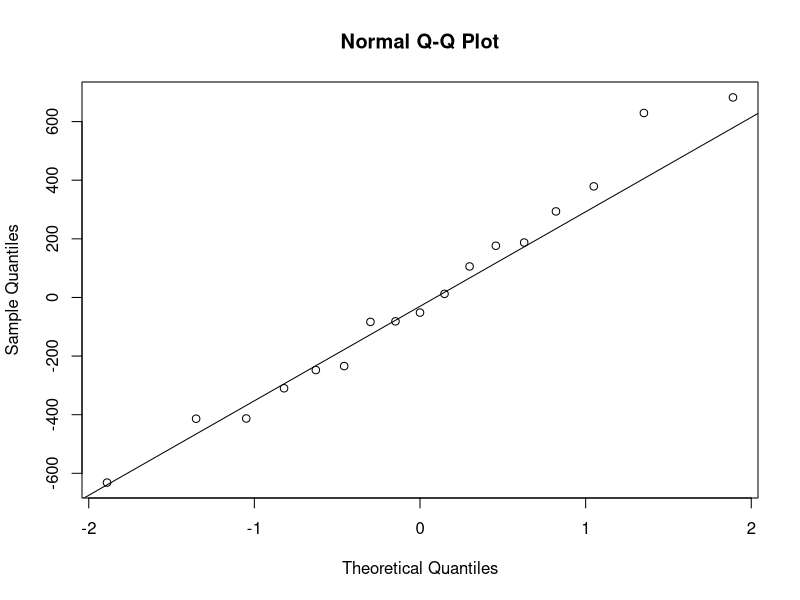
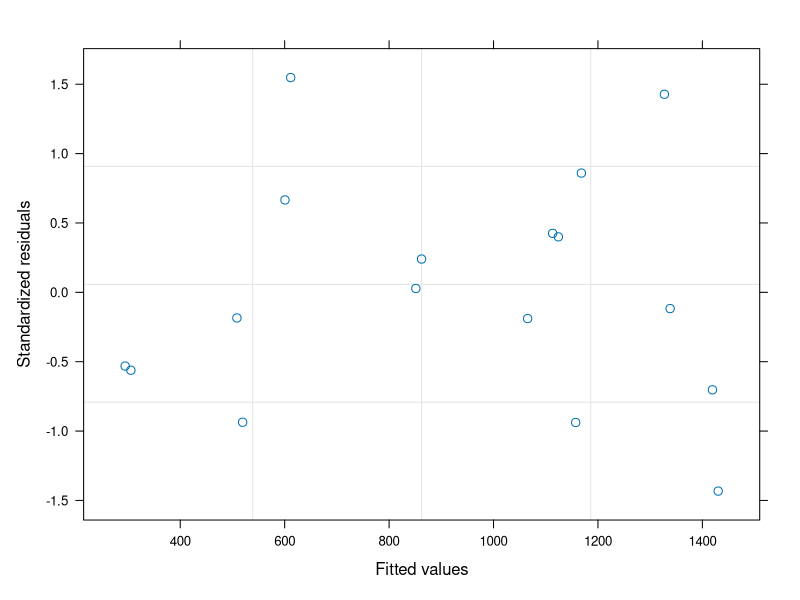
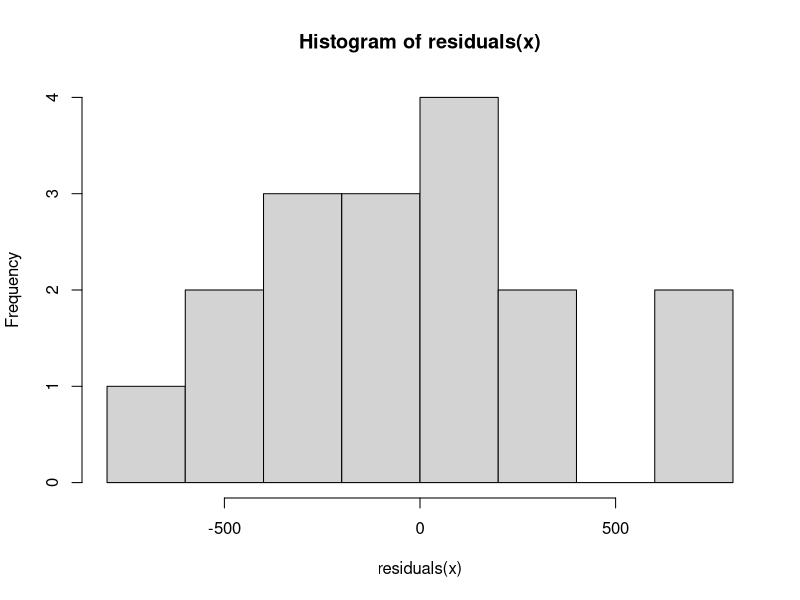
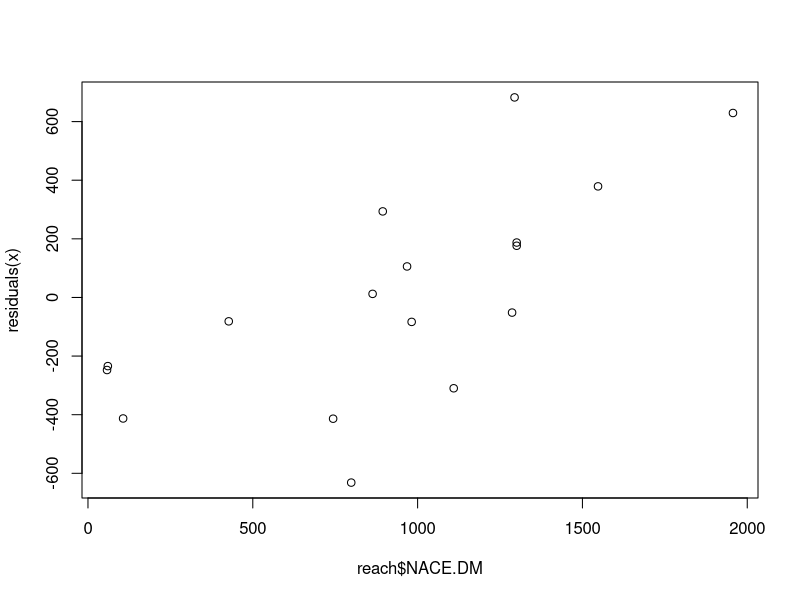

The R script that drew these images, in order: (Note: this script raises an error after producing the figures.)
#21-Feb-16
#Script to analyze cincy nds from buried stream study 
#two data files.  cincy.nds is the data file with all the individuals reps for the nds analysis
#based on prior analysis by Jake, "buried up" and "buried down" are the same, so analyze them as "buried"
#use cincy.nds to analyze carbon limitation patterns
#cincy.reach contains the averages from the carbon*stream*buried*season nds to study relationships
#with reach-scale data


############################################################################################
#load and set up data

#packages
install.packages("nlme")
install.packages("nortest")
library(nlme)
library(nortest)

#attach and evaluate data
reach<-read.table(file="cincy.reach.csv", header=T, sep=',')
str(reach)

############################################################################################
#data exploration
#no relationship between glucose.nrr and water chem, transient storage
#no relationship with 2 or 1 station metabolism
#no relationship with N uptake Vf
#no relationship with alg.cm2 or bact.cm2 or peri DM or chla
#no relationship with DHA, A.GALA, B.GALA, B.GLUC, XYLO, NACE, ALA,
  #LEU, CELLO, SULF, PHOS, DOPA, DOPAH2, GLYC, DOPA, CQI, BG, POX,
  #LCI, HIX, BIX, FI, P2H

x<-gls(glucose.nrr~CBOM.DM+FBOM.DM+PERI.DM,data=reach,na.action=na.omit)
summary(x)
x<-gls(arabinose.nrr~CBOM.DM+FBOM.DM+PERI.DM,data=reach,na.action=na.omit)
summary(x)
x<-gls(cellobiose.nrr~CBOM.DM+FBOM.DM+PERI.DM,data=reach,na.action=na.omit)
summary(x)  
  #positive relationship between glucose and CBOM.DM and FBOM.DM, weaker with arabinose, cellobiose p<0.10

x<-gls(glucose.nrr~daily.par,data=reach,na.action=na.omit)
summary(x)  
x<-gls(arabinose.nrr~daily.par,data=reach,na.action=na.omit)
summary(x)  
x<-gls(cellobiose.nrr~daily.par,data=reach,na.action=na.omit)
summary(x)  
  #weak positive relationship between glucose daily PAR, p<0.10 with arabinose, p<0.15 cellobiose


x<-gls(NACE.DM~season+reach+stream, data=reach,na.action=na.omit)#N acq enzymes
summary(x)
  #significantly lower in spring compared to Fall

qqnorm(residuals(x))
qqline(residuals(x))
ad.test(residuals(x))  
plot(x)
hist(residuals(x))
plot(reach$NACE.DM,residuals(x))
  #positive relationship?
  y<-lm(residuals(x)~reach$NACE.DM)
  summary(y)
  #yep
    
plot(reach$season,residuals(x), xlab="Season", ylab="Residuals")
bartlett.test(residuals(x), reach$season)  
  #OK
plot(reach$reach,residuals(x), xlab="Reach", ylab="Residuals")
bartlett.test(residuals(x), reach$reach)  
  #OK
plot(reach$stream,residuals(x), xlab="Stream", ylab="Residuals")
bartlett.test(residuals(x), reach$stream)  
  #OK



x<-gls(LEU.C~season+reach+stream, data=reach,na.action=na.omit)
summary(x)  
  #almost higher in spring compared to fall p=0.0503

qqnorm(residuals(x))
qqline(residuals(x))
ad.test(residuals(x))  
  #OK, but they don't look great
plot(x)
  #variation proportional to fit
hist(residuals(x))
plot(reach$LEU.DM,residuals(x))
  #positive relationship?
  y<-lm(residuals(x)~reach$NACE.DM)
  summary(y)
    #almost...driven by the same outlier. probably need to deal with this

plot(reach$season,residuals(x), xlab="Season", ylab="Residuals")
bartlett.test(residuals(x), reach$season)  
  #not OK
plot(reach$reach,residuals(x), xlab="Reach", ylab="Residuals")
bartlett.test(residuals(x), reach$reach)  
  #OK
plot(reach$stream,residuals(x), xlab="Stream", ylab="Residuals")
bartlett.test(residuals(x), reach$stream)  
  #OK

qqnorm(residuals(x))
qqline(residuals(x))
ad.test(residuals(x))  
  #OK, but they don't look great
plot(x)
  #variation proportional to fit
hist(residuals(x))
plot(reach$LEU.DM,residuals(x))
  #positive relationship?
  y<-lm(residuals(x)~reach$NACE.DM)
  summary(y)
    #almost...driven by the same outlier. probably need to deal with this

plot(reach$season,residuals(x), xlab="Season", ylab="Residuals")
bartlett.test(residuals(x), reach$season)  
  #not OK
plot(reach$reach,residuals(x), xlab="Reach", ylab="Residuals")
bartlett.test(residuals(x), reach$reach)  
  #OK
plot(reach$stream,residuals(x), xlab="Stream", ylab="Residuals")
bartlett.test(residuals(x), reach$stream)  
  #OK



x<-gls(SULF.DM~season+reach+stream, data=reach,na.action=na.omit)
summary(x)
  #higher in spring than fall or summer, same with SULF.C

qqnorm(residuals(x))
qqline(residuals(x))
ad.test(residuals(x))  
  #OK, but they don't look great
plot(x)
  #gack
hist(residuals(x))
plot(reach$SULF.DM,residuals(x))
  #three major outliers

plot(reach$season,residuals(x), xlab="Season", ylab="Residuals")
bartlett.test(residuals(x), reach$season)  
  #OK
plot(reach$reach,residuals(x), xlab="Reach", ylab="Residuals")
bartlett.test(residuals(x), reach$reach)  
  #OK
plot(reach$stream,residuals(x), xlab="Stream", ylab="Residuals")
bartlett.test(residuals(x), reach$stream)  
  #OK, but those three big outliers might be from Amberly



x<-gls(PHOS.DM~season+reach+stream, data=reach,na.action=na.omit)
summary(x)
  #lower in summer compared to fall

qqnorm(residuals(x))
qqline(residuals(x))
ad.test(residuals(x))  
  #OK, but they don't look great
plot(x)
  #OK
hist(residuals(x))
plot(reach$PHOS.DM,residuals(x))
  #two outliers or increasing trend?

  y<-lm(residuals(x)~reach$PHOS.DM)
  summary(y)
    #significant, but driven by outliers

plot(reach$season,residuals(x), xlab="Season", ylab="Residuals")
bartlett.test(residuals(x), reach$season)  
  #OK
plot(reach$reach,residuals(x), xlab="Reach", ylab="Residuals")
bartlett.test(residuals(x), reach$reach)  
  #OK, but ugly
plot(reach$stream,residuals(x), xlab="Stream", ylab="Residuals")
bartlett.test(residuals(x), reach$stream)  
  #OK, outliers in Amberly again?



x<-gls(DOPAH2.DM~season+reach+stream, data=reach,na.action=na.omit)
summary(x)
  #lower in daylight compared to buried

qqnorm(residuals(x))
qqline(residuals(x))
ad.test(residuals(x))  
  #not so good
plot(x)
  #sort of a U shape
hist(residuals(x))
  #major outliers
plot(reach$DOPAH2.DM,residuals(x))
  #increasing trend?

  y<-lm(residuals(x)~reach$DOPAH2.DM)
  summary(y)
    #significant

plot(reach$season,residuals(x), xlab="Season", ylab="Residuals")
bartlett.test(residuals(x), reach$season)  
  #OK
plot(reach$reach,residuals(x), xlab="Reach", ylab="Residuals")
bartlett.test(residuals(x), reach$reach)  
  #OK, but ugly
plot(reach$stream,residuals(x), xlab="Stream", ylab="Residuals")
bartlett.test(residuals(x), reach$stream)  
  #OK?  Este is all over the map, and big outliers in the others



x<-gls(DOPA~season+reach+stream, data=reach,na.action=na.omit)
summary(x)  
  #almost lower in daylight compared to buried, p<0.10
  #we already have DOPAH2, so maybe won't pursue this since it's on the edge anyway

x<-gls(POX~season+reach+stream, data=reach,na.action=na.omit)#phenol oxidase, recalcitrant C
summary(x)
  #almost lower in daylight compared to buried

qqnorm(residuals(x))
  #exponential
qqline(residuals(x))
ad.test(residuals(x))  
  #not so good

plot(x)
  #couple big overestimates
hist(residuals(x))
  #major outliers
plot(reach$POX,residuals(x))
  #increasing trend? or outliers?

  y<-lm(residuals(x)~reach$POX)
  summary(y)
    #significant

plot(reach$season,residuals(x), xlab="Season", ylab="Residuals")
bartlett.test(residuals(x), reach$season)  
  #not OK
plot(reach$reach,residuals(x), xlab="Reach", ylab="Residuals")
bartlett.test(residuals(x), reach$reach)  
  #OK
plot(reach$stream,residuals(x), xlab="Stream", ylab="Residuals")
bartlett.test(residuals(x), reach$stream)  
  #OK

vf<-varIdent(form=~1|season)
x2<-gls(POX~season+reach+stream, data=reach,na.action=na.omit, weights=vf)
summary(x2)
  #daylight lower than buried
anova(x,x2)
  #no significant difference with models
  #need more diagnostics here...the model with season variance still has the same problems as without

x<-gls(LCI~season+reach+stream, data=reach, na.action=na.omit)#index of carbon lability (bigger more labile)
summary(x)
  #lower in daylight compared to buried

qqnorm(residuals(x))
qqline(residuals(x))
ad.test(residuals(x))  
  #OK

plot(x)
  #unimodal?
hist(residuals(x))
plot(reach$LCI,residuals(x))
  #increasing variation with LCI

plot(reach$season,residuals(x), xlab="Season", ylab="Residuals")
bartlett.test(residuals(x), reach$season)  
  #OK
plot(reach$reach,residuals(x), xlab="Reach", ylab="Residuals")
bartlett.test(residuals(x), reach$reach)  
  #OK
plot(reach$stream,residuals(x), xlab="Stream", ylab="Residuals")
bartlett.test(residuals(x), reach$stream)  
  #OK




x<-gls(HIX~season+reach+stream, data=reach,na.action=na.omit)#humification index
summary(x)
  #almost lower in spring compared to fall, p=0.0538

qqnorm(residuals(x))
qqline(residuals(x))
  #my goodness
ad.test(residuals(x))  
  #how is this not worse than p=0.03?

plot(x)
  #one major outlier that is underestimated
hist(residuals(x))
plot(reach$LCI,residuals(x))
  #increasing variation with LCI and/or downward trend?

plot(reach$season,residuals(x), xlab="Season", ylab="Residuals")
  #there's that outlier
bartlett.test(residuals(x), reach$season)  
  #OK
plot(reach$reach,residuals(x), xlab="Reach", ylab="Residuals")
bartlett.test(residuals(x), reach$reach)  
  #not OK
plot(reach$stream,residuals(x), xlab="Stream", ylab="Residuals")
bartlett.test(residuals(x), reach$stream)  
  #OK, eastgate, buried spring with the outlier...better check the raw value

vf<-varIdent(form=~1|stream)
x2<-gls(HIX~season+reach+stream, data=reach,na.action=na.omit, weights=vf)
summary(x2)
anova(x,x2)
  #model with stream is better...need diagnostics



x<-gls(BIX~season+reach+stream, data=reach,na.action=na.omit) #biological freshness of DOM
summary(x)
  #spring and summer have higher BIX than fall
qqnorm(residuals(x))
qqline(residuals(x))
ad.test(residuals(x))  
plot(x)
hist(residuals(x))
plot(reach$BIX,residuals(x))
  #major categorical variation

plot(reach$season,residuals(x), xlab="Season", ylab="Residuals")
bartlett.test(residuals(x), reach$season)  
#OK
plot(reach$reach,residuals(x), xlab="Reach", ylab="Residuals")
bartlett.test(residuals(x), reach$reach)  
#OK
plot(reach$stream,residuals(x), xlab="Stream", ylab="Residuals")
bartlett.test(residuals(x), reach$stream)  
#OK


x<-gls(FI~season+reach+stream, data=reach,na.action=na.omit)#bigger=microbial, lower=terrestrial
summary(x)
  #higher in spring and summer compared to fall

qqnorm(residuals(x))
qqline(residuals(x))
ad.test(residuals(x))  
plot(x)
hist(residuals(x))
  #big outlier
plot(reach$FI,residuals(x))
  #major categorical variation

plot(reach$season,residuals(x), xlab="Season", ylab="Residuals")
  #egad
bartlett.test(residuals(x), reach$season)  
  #OK on p value, but ugly
plot(reach$reach,residuals(x), xlab="Reach", ylab="Residuals")
bartlett.test(residuals(x), reach$reach)  
  #OK
plot(reach$stream,residuals(x), xlab="Stream", ylab="Residuals")
bartlett.test(residuals(x), reach$stream)  
  #OK

vf<-varIdent(form=~1|season)
x2<-gls(FI~season+reach+stream, data=reach,na.action=na.omit, weights=vf)
summary(x2)
anova(x,x2) #better model accounting for season variance, but need diagnostics 
  #random thought...is high fall variance compared to narrow summer variance
    #accounted for by different disturbance frq (more t-storm summer) or
    #differences in OM (leaf input in fall)? Maybe we need a covariate like days 
    #since last storm or CBOM standing stock?


x<-gls(PRO~season+reach+stream, data=reach,na.action=na.omit)#protein value...ratio to H is better per Pennino
summary(x)
  #higher in spring and summer compared to fall

qqnorm(residuals(x))
qqline(residuals(x))
ad.test(residuals(x))  
  #outlier
plot(x)
  #outlier
hist(residuals(x))
  #i feel like i'm repeating myself
plot(reach$PRO,residuals(x))
  #major outlier in the predictor

plot(reach$season,residuals(x), xlab="Season", ylab="Residuals")
bartlett.test(residuals(x), reach$season)  
  #OK on p value, but not good
plot(reach$reach,residuals(x), xlab="Reach", ylab="Residuals")
bartlett.test(residuals(x), reach$reach)  
  #OK, but not the best
plot(reach$stream,residuals(x), xlab="Stream", ylab="Residuals")
bartlett.test(residuals(x), reach$stream)  
  #eastgate is whack
  #need to look at spring buried eastgate

vf<-varIdent(form=(~1|season))
x2<-gls(PRO~season+reach+stream, data=reach,na.action=na.omit, weights=vf)
summary(x2)
anova(x,x2)
  #the model with seasonal variance accounted for is better, but need diagnostics


x<-gls(FUL~season+reach+stream, data=reach,na.action=na.omit)
summary(x)
#higher in spring and summer compared to fall and in eastgate compared to Amberly

qqnorm(residuals(x))
qqline(residuals(x))
ad.test(residuals(x))  
  #on the edge, but they don't look good
plot(x)
  #not terrible but a possible "U" shaped pattern
hist(residuals(x))
  #lots of underestimates
plot(reach$FUL,residuals(x))
  #not bad

plot(reach$season,residuals(x), xlab="Season", ylab="Residuals")
bartlett.test(residuals(x), reach$season)  
  #OK on p value, but spring has some wide values
plot(reach$reach,residuals(x), xlab="Reach", ylab="Residuals")
bartlett.test(residuals(x), reach$reach)  
  #OK
plot(reach$stream,residuals(x), xlab="Stream", ylab="Residuals")
bartlett.test(residuals(x), reach$stream)  
  #eastgate is whack
  
vf<-varIdent(form=(~1|season))
x2<-gls(FUL~season+reach+stream, data=reach,na.action=na.omit, weights=vf)
summary(x2)
anova(x,x2)
  #the first model is better



x<-gls(HUM~season+reach+stream, data=reach,na.action=na.omit)
summary(x)  
  #higher in spring and summer compared to fall and in eastgate compared to Amberly

qqnorm(residuals(x))
qqline(residuals(x))
ad.test(residuals(x))  
  #yuck
plot(x)
  #bimodal estimates...too high or too little
hist(residuals(x))
plot(reach$HUM,residuals(x))
  #not good

plot(reach$season,residuals(x), xlab="Season", ylab="Residuals")
bartlett.test(residuals(x), reach$season)  
  #OK
plot(reach$reach,residuals(x), xlab="Reach", ylab="Residuals")
bartlett.test(residuals(x), reach$reach)  
  #OK
plot(reach$stream,residuals(x), xlab="Stream", ylab="Residuals")
bartlett.test(residuals(x), reach$stream)  
  #lots of underestimates

vf<-varIdent(form=(~1|stream))
x2<-gls(HUM~season+reach+stream, data=reach,na.action=na.omit, weights=vf)
summary(x2)
anova(x,x2)
  #improvement in AIC, but no significant difference


x<-gls(P2H~season+reach+stream, data=reach,na.action=na.omit)
summary(x)  
  #higher in spring and summer compared to fall
  #this should be the better y variable compared to HUM or PRO alone

qqnorm(residuals(x))
qqline(residuals(x))
ad.test(residuals(x))  
  #that one outlier is bad, but otherwise OK
plot(x)
  #sort of bimodal, variation increases with fit
hist(residuals(x))
plot(reach$P2H,residuals(x))
  #not awful...just that one outlier

plot(reach$season,residuals(x), xlab="Season", ylab="Residuals")
bartlett.test(residuals(x), reach$season)  
  #not good
plot(reach$reach,residuals(x), xlab="Reach", ylab="Residuals")
bartlett.test(residuals(x), reach$reach)  
  #OK
plot(reach$stream,residuals(x), xlab="Stream", ylab="Residuals")
bartlett.test(residuals(x), reach$stream)  
  #spring buried eastgate

vf<-varIdent(form=(~1|season*stream))
x2<-gls(P2H~season+reach+stream, data=reach,na.action=na.omit, weights=vf)
summary(x2)
anova(x,x2)
  #much better model with very significant difference between daylight and buried

qqnorm(residuals(x2))
qqline(residuals(x2))
ad.test(residuals(x2))  
  #that outlier is still bad
plot(x2)
  #sort of bimodal, but variation no long increases with fit
hist(residuals(x2))
plot(reach$P2H,residuals(x2))
  #not awful...just that one outlier

plot(reach$season,residuals(x2), xlab="Season", ylab="Residuals")
bartlett.test(residuals(x2), reach$season)  
  #not good
plot(reach$reach,residuals(x2), xlab="Reach", ylab="Residuals")
bartlett.test(residuals(x2), reach$reach)  
  #not good
plot(reach$stream,residuals(x2), xlab="Stream", ylab="Residuals")
bartlett.test(residuals(x2), reach$stream)  
  #that one outlier is still a problem, but everything got tighter



x<-gls(CQI~LCI, data=reach, na.action=na.omit)
summary(x)  
  #negative relationship between CQI and LCI
  #makes sense bc bigger CQI=better carbon, bigger LCI=worse carbon

qqnorm(residuals(x))
qqline(residuals(x))
ad.test(residuals(x))  
  #that one outlier is bad, but otherwise OK
plot(x)
  #very distinct pattern...this looks suspicious
hist(residuals(x))
  #not good
plot(reach$CQI,reach$LCI)
#gack...need to get rid of that outlier...i don't think CQI should be greater than 1
